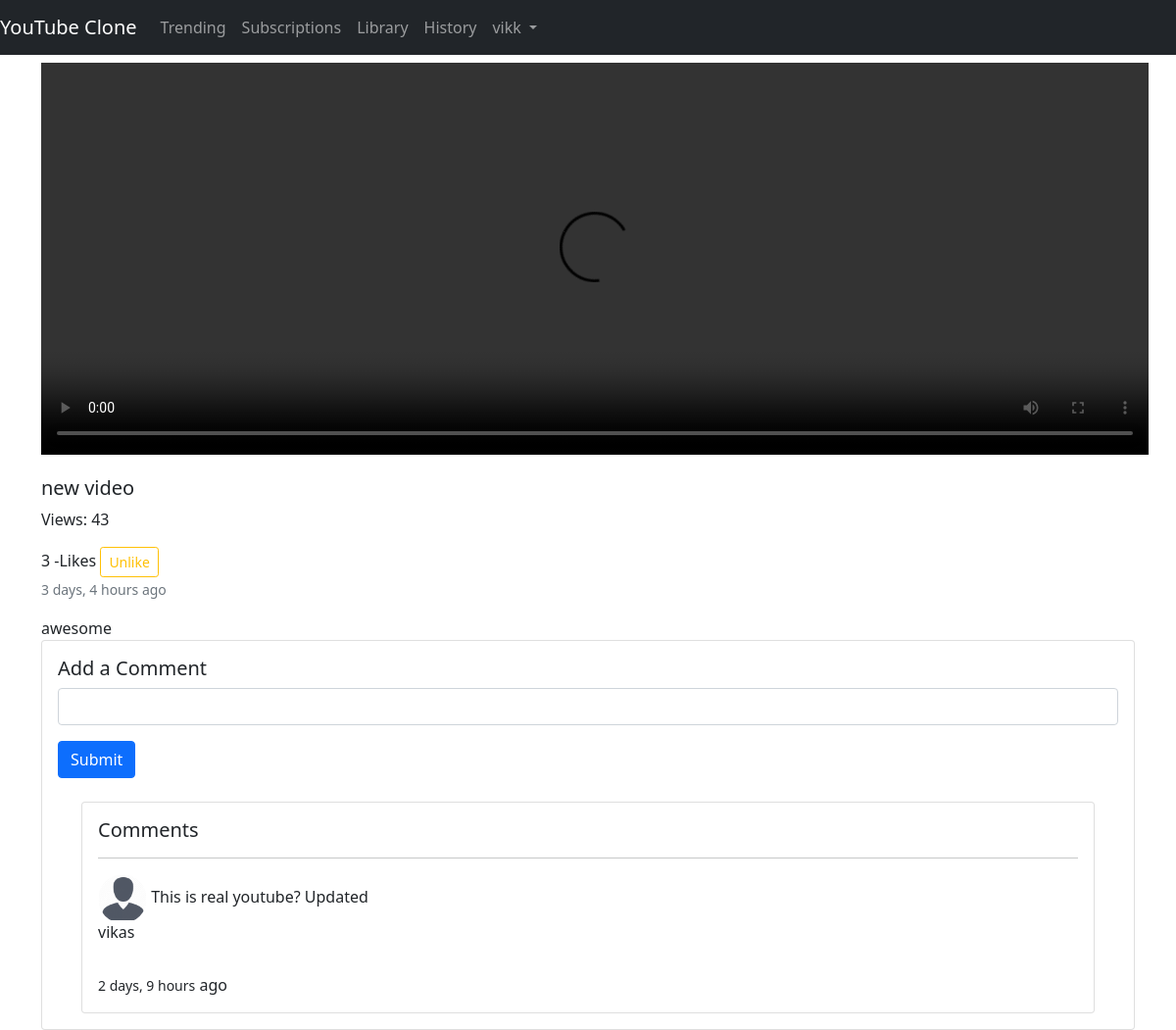
/video/1 (signed in), run on the app's committed database.
### videos/models.py (models this page shows, shortened)
class Video(models.Model):
    user = models.ForeignKey(User, on_delete=models.CASCADE)
    title = models.CharField(max_length=200)
    description = models.TextField(blank=True, null=True)
    video_file = models.FileField(upload_to='videos')
    likes = models.ManyToManyField(User, related_name='video_like', blank=True)
    created_on = models.DateTimeField(auto_now_add=True)
    views = models.IntegerField(default=0)
    channel = models.ForeignKey(Channel, on_delete=models.CASCADE, related_name='channel_videos')
    def total_likes(self):
        return self.likes.count()

class Comment(models.Model):
    user = models.ForeignKey(User, on_delete=models.CASCADE)
    video = models.ForeignKey(Video, on_delete=models.CASCADE)
    body = models.TextField()
    created_on = models.DateTimeField(auto_now_add=True)

### videos/views.py (the view, shortened to what this page needs)
# urls.py: path('video/<int:pk>', views.show_video, name='show_video'),
@login_required(login_url='login')
def show_video(request, pk):
    video = get_object_or_404(Video, id=pk)
    if not video:
        return HttpResponse("Video does not exists!")
    video.views += 1
    video.save()
    video_history = VideoHistory.objects.filter(user=request.user).order_by('-watched_on')
    recent_video = video_history.first()
    if recent_video is None or recent_video.video.id != video.id:
        VideoHistory.objects.create(user=request.user, video=video)
    user = User.objects.get(id=request.user.id)
    if video:
        form = CommentForm(request.POST or None)
        comments = Comment.objects.filter(video=video).order_by('-created_on')
        return render(request, 'videos/video.html', {'video':video, 'form':form, 'comments':comments})
    else:
        return HttpResponse("Video does not exists!")

### videos/forms.py
class CommentForm(forms.ModelForm):
    body = forms.CharField(label="", widget=forms.TextInput(attrs={'class':'form-control'}))
    class Meta:
        model = Comment
        fields = ['body']
        exclude = ('user', 'video')

### videos/templates/videos/video.html (shortened to what this page needs)
{% extends 'videos/base.html' %}
{% load static %}
{% block content %}
    <div class="container">
        <div class="row mt-2">
            <div class="col-md-8">
                <video width="1130" height="400" controls>
                    <source src="{{ video.video_file.url }}" type="video/mp4">
                </video>
                <h5 class="card-title mt-3">{{ video.title }}</h5>
                <p>Views: {{ video.views }}</p>
                    {% if user in video.likes.all %}
                        {{ video.total_likes }} -Likes <a href="{% url 'like_video' video.id %}" class="btn btn-outline-warning btn-sm">Unlike</a>
                        {% else %}
                        {{ video.total_likes }} - Likes <a href="{% url 'like_video' video.id %}" class="btn btn-outline-primary btn-sm">Like</a>
                    {% endif %}
                <p class="card-text"><small class="text-muted">
                   {{ video.created_on|timesince }} ago
                </small></p>
                <p class="card-text">{{ video.description }}</p>
            </div>
            <div class="container">
                <div class="card">
                    <div class="card-body">
                        <h5 class="card-title">Add a Comment</h5>
                        <form method="post">
                            {{ form.as_p }}
                            <button type="submit" class="btn btn-primary">Submit</button>
                        </form>
                        <div class="container">
                            {% if comments %}
                            <div class="card mt-4">
                                <div class="card-body">
                                    <h5 class="card-title">Comments</h5>
                                    {% for comment in comments %}
                                    <div class="media"> <hr>
                                        <img src="{% static 'images/user1.png' %}" class="rounded-circle" width="50px" height="50px" alt="">
                                        {{ comment.body }}
                                        <div class="media-body ml-2">
                                            <h6 class="mt-0">{{ comment.user.username }}</h6>
                                        </div><br>
                                        <small>{{ comment.created_on|timesince }}</small> ago
                                    </div>
                                    {% endfor %}
                                </div>
                            </div>
                            {% else %}
                                <p>No comments yet.</p>
                            {% endif %}
                        </div>
                    </div>
                </div>
            </div>
        </div>
    </div>
{% endblock content %}

### videos/templates/videos/base.html (shortened to what this page needs)
<!doctype html>
<html lang="en">
  <head>
    <link href="https://cdn.jsdelivr.net/npm/bootstrap@5.0.2/dist/css/bootstrap.min.css" rel="stylesheet">
  </head>
  <body>
    <nav class="navbar navbar-expand-lg navbar-dark bg-dark">
        <a class="navbar-brand" href="/">YouTube Clone</a>
        <div class="collapse navbar-collapse" id="navbarNav">
          <ul class="navbar-nav ml-auto">
            <li class="nav-item active">
              <a class="nav-link" href="{% url 'tranding' %}">Trending</a>
            </li>
            <li class="nav-item active">
              <a class="nav-link" href="#">Subscriptions</a>
            </li>
            <li class="nav-item active">
              <a class="nav-link" href="{% url 'library' %}">Library</a>
            </li>
            <li class="nav-item active">
              <a class="nav-link" href="{% url 'history' %}">History</a>
            </li>
            {% if request.user.is_authenticated %}
            <li class="nav-item dropdown">
              <a class="nav-link dropdown-toggle" href="#" id="navbarDropdown" role="button" data-bs-toggle="dropdown" aria-expanded="false">
                {{request.user.username}}
              </a>
            </li>
            {% endif %}
          </ul>
        </div>
      </nav>
      {% block content %}
      {% endblock content %}
  </body>
</html>

### data on the page
Video: title "new video", views "43", total_likes "3", created_on "3 days, 4 hours", description "awesome"
Comment: body "This is real youtube? Updated", user.username "vikas", created_on "2 days, 9 hours"

### other printed values
{{ request.user.username }} "vikk"
